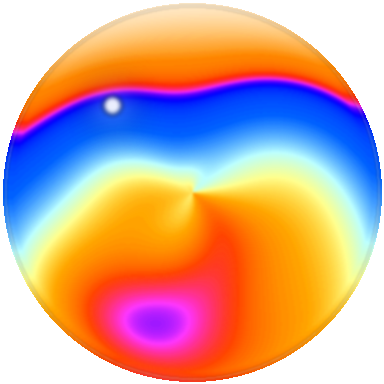
#> input picture src/common/images/soap_0.png, 384 x 384 px, found by its file name; its folder holds 4 pictures in this run
$ python check_bubble_contrast.py
#> lines starting #> are read from the running program, lines starting #| are printed output that depends on the picture; after the words box and inside, x2 and y2 are one past the last pixel; in counts of white or black regions, pixels touching at a corner belong together
# -*- coding: utf-8 -*-
"""
泡泡贴图数值验收：对比度 + 饱和度硬指标。

模拟引擎的真实叠层：页面底 #0b1220 -> soap_k.png -> 相位 tint（全盘覆盖）。
指标：
  1. 对比度：取最坏的「吸气」tint rgba(45,212,191,0.12) 参与合成（最坏亮度情况），
     文字区（中心 r<=0.40 圆盘）p95 相对亮度 与 相位文字色 #e6fffb 的
     WCAG 对比度 >= 4.5
  2. 饱和度：贴图本体在页面底上的合成（不含相位 tint——tint 是功能色设计，
     不属于贴图验收范围）。HSV 饱和度只统计 V>=0.5 的亮部像素——深海军蓝底色
     本身 S 就有 ~0.66（深色蓝 V 低 B 高），"气象图感"来自又亮又艳的像素，
     暗部不构成风险。亮部 S_max <= 0.60
"""
import os
import numpy as np
from PIL import Image

_DOC_DIR = os.path.dirname(os.path.abspath(__file__))
_PROJECT_DIR = os.path.dirname(_DOC_DIR)
IMG_DIR = os.path.join(_PROJECT_DIR, "src", "common", "images")

S = 384
C = S / 2
R = S / 2 - 3
BG = np.array([11, 18, 32], dtype=np.float32)          # 页面底色 #0b1220
TINT = np.array([45, 212, 191], dtype=np.float32)       # 吸气 tint
TINT_A = 0.12
TEXT = np.array([230, 255, 251], dtype=np.float32)      # #e6fffb

yy, xx = np.mgrid[0:S, 0:S].astype(np.float32)
r = np.sqrt((xx - C) ** 2 + (yy - C) ** 2) / R
disc = r <= 1.0
text_zone = r <= 0.40


def srgb_to_lin(c):
    c = c / 255.0
    return np.where(c <= 0.04045, c / 12.92, ((c + 0.055) / 1.055) ** 2.4)


def rel_lum(rgb):
    l = srgb_to_lin(rgb)
    return 0.2126 * l[..., 0] + 0.7152 * l[..., 1] + 0.0722 * l[..., 2]


L_text = float(rel_lum(TEXT[None, None])[0, 0])

ok_all = True
print(f"文字色 L={L_text:.3f}  指标: 对比度>=4.5, S<=0.60\n--")
for k in range(8):
    img = np.array(Image.open(os.path.join(IMG_DIR, f"soap_{k}.png")).convert("RGBA"),
                   dtype=np.float32)
    a = img[..., 3:4] / 255.0
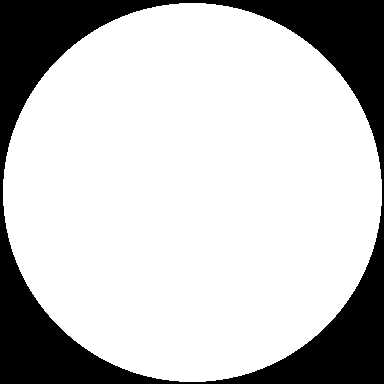
#> a: shape (384, 384, 1) float32; values 0 (black) and 1 (white), 76.5% white; 1 black region, box (x1, y1, x2, y2) and area: (0, 0, 384, 384) 34711
    comp = img[..., :3] * a + BG * (1 - a)              # 页面底上合成
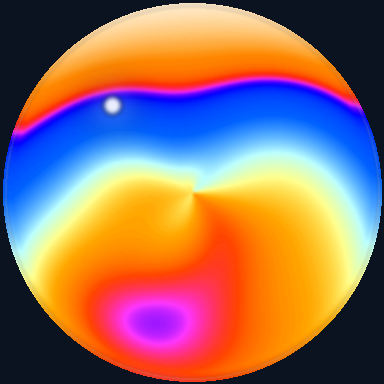
#> comp: shape (384, 384, 3) float32; mean R, G, B 150, 110.1, 100.4
    comp_tint = comp * (1 - TINT_A) + TINT * TINT_A     # 相位 tint 全盘覆盖（查对比度用）
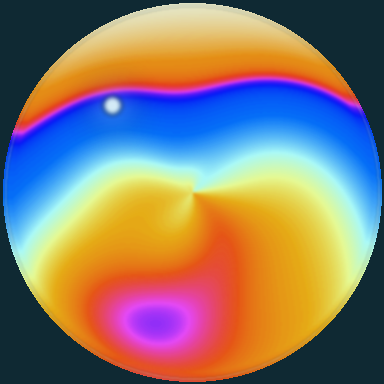
#> comp_tint: shape (384, 384, 3) float32; mean R, G, B 137.4, 122.4, 111.3

    zone = comp_tint[text_zone]
    lums = np.sort(rel_lum(zone))
#> lums = 17945 values from 0.138 to 0.868
    p95 = float(lums[int(len(lums) * 0.95) - 1])
#> p95 = 0.848
    ratio = (L_text + 0.05) / (p95 + 0.05)
#> ratio = 1.12

    dpx = comp[disc]                                    # 贴图本体饱和度（不含 tint）
    dV = dpx.max(axis=1)
    bright = dV >= 128.0                                # 只查亮部：暗底天然 S 高但不是风险
    dB = dpx[bright]
    Vb = dB.max(axis=1)
    Ssat_b = (Vb - dB.min(axis=1)) / np.maximum(Vb, 1e-6)
    smax = float(Ssat_b.max()) if len(Ssat_b) else 0.0
#> smax = 1

    ok = ratio >= 4.5 and smax <= 0.60
#> ok = False
    ok_all = ok_all and ok
#> ok_all = False
    print(f"soap_{k}: 对比度={ratio:5.2f} ({'PASS' if ratio >= 4.5 else 'FAIL'})"
          f"  S_max={smax:.3f} ({'PASS' if smax <= 0.60 else 'FAIL'})")
#| soap_0: 对比度= 1.12 (FAIL)  S_max=1.000 (FAIL)
#> pass 2 of the loop `for k in range(8):`:
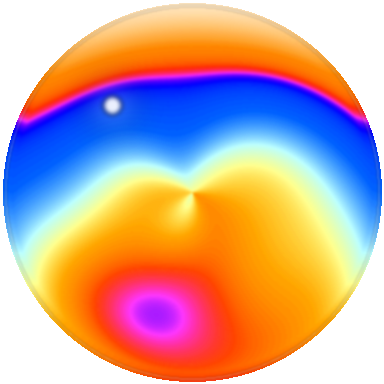
#> input picture src/common/images/soap_1.png, 384 x 384 px, found by its file name
#> `comp = img[..., :3] * a + BG * (1 - a)`:
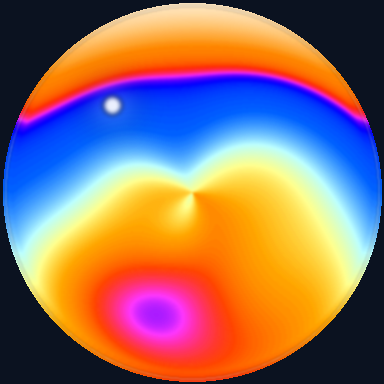
#> comp: shape (384, 384, 3) float32; mean R, G, B 145.4, 110.7, 103.1
#> `comp_tint = comp * (1 - TINT_A) + TINT * TINT_A`:
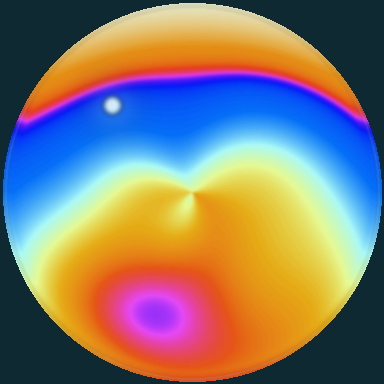
#> comp_tint: shape (384, 384, 3) float32; mean R, G, B 133.3, 122.9, 113.7
#> lums = 17945 values from 0.157 to 0.87
#> p95 = 0.851
#> ratio = 1.11
#| soap_1: 对比度= 1.11 (FAIL)  S_max=1.000 (FAIL)
#> pass 3 of the loop `for k in range(8):`:
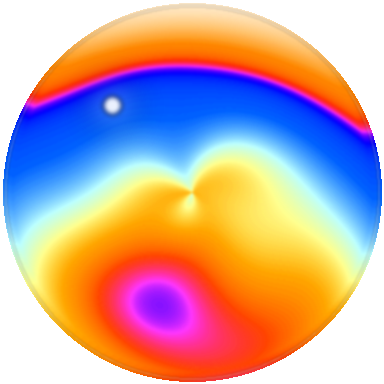
#> input picture src/common/images/soap_2.png, 384 x 384 px, found by its file name
#> `comp = img[..., :3] * a + BG * (1 - a)`:
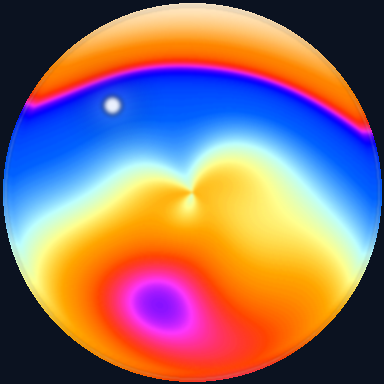
#> comp: shape (384, 384, 3) float32; mean R, G, B 142.3, 111, 110.1
#> `comp_tint = comp * (1 - TINT_A) + TINT * TINT_A`:
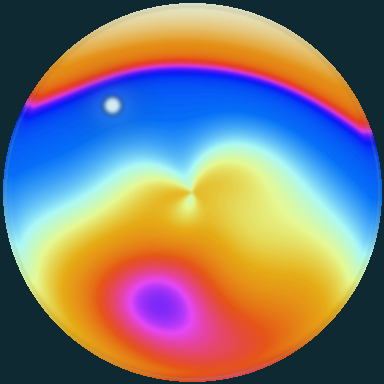
#> comp_tint: shape (384, 384, 3) float32; mean R, G, B 130.6, 123.2, 119.8
#> lums = 17945 values from 0.179 to 0.87
#> p95 = 0.852
#| soap_2: 对比度= 1.11 (FAIL)  S_max=1.000 (FAIL)
#> (the run stopped early here; a loop or call above may not have finished)
